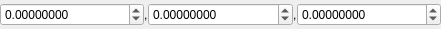
<?xml version="1.0" encoding="UTF-8"?>
<ui version="4.0">
 <class>FloatEditWidget</class>
 <widget class="QWidget" name="FloatEditWidget">
  <property name="geometry">
   <rect>
    <x>0</x>
    <y>0</y>
    <width>441</width>
    <height>29</height>
   </rect>
  </property>
  <layout class="QGridLayout" name="gridLayout_2">
   <property name="margin">
    <number>0</number>
   </property>
   <item row="0" column="0">
    <widget class="QFrame" name="frame">
     <property name="autoFillBackground">
      <bool>true</bool>
     </property>
     <property name="frameShape">
      <enum>QFrame::NoFrame</enum>
     </property>
     <property name="frameShadow">
      <enum>QFrame::Plain</enum>
     </property>
     <layout class="QGridLayout" name="gridLayout">
      <property name="horizontalSpacing">
       <number>0</number>
      </property>
      <property name="margin">
       <number>0</number>
      </property>
      <item row="0" column="0">
       <widget class="QDoubleSpinBox" name="doubleSpinBox0">
        <property name="decimals">
         <number>8</number>
        </property>
        <property name="minimum">
         <double>-99999.000000000000000</double>
        </property>
        <property name="maximum">
         <double>99999.000000000000000</double>
        </property>
       </widget>
      </item>
      <item row="0" column="2">
       <widget class="QDoubleSpinBox" name="doubleSpinBox1">
        <property name="decimals">
         <number>8</number>
        </property>
        <property name="minimum">
         <double>-99999.000000000000000</double>
        </property>
        <property name="maximum">
         <double>99999.000000000000000</double>
        </property>
       </widget>
      </item>
      <item row="0" column="4">
       <widget class="QDoubleSpinBox" name="doubleSpinBox2">
        <property name="decimals">
         <number>8</number>
        </property>
        <property name="minimum">
         <double>-99999.000000000000000</double>
        </property>
        <property name="maximum">
         <double>99999.000000000000000</double>
        </property>
       </widget>
      </item>
      <item row="0" column="1">
       <widget class="QLabel" name="labelSeparator0">
        <property name="sizePolicy">
         <sizepolicy hsizetype="Fixed" vsizetype="Preferred">
          <horstretch>0</horstretch>
          <verstretch>0</verstretch>
         </sizepolicy>
        </property>
        <property name="text">
         <string notr="true">,</string>
        </property>
       </widget>
      </item>
      <item row="0" column="3">
       <widget class="QLabel" name="labelSeparator1">
        <property name="sizePolicy">
         <sizepolicy hsizetype="Fixed" vsizetype="Preferred">
          <horstretch>0</horstretch>
          <verstretch>0</verstretch>
         </sizepolicy>
        </property>
        <property name="text">
         <string notr="true">,</string>
        </property>
       </widget>
      </item>
     </layout>
    </widget>
   </item>
  </layout>
 </widget>
 <resources>
  <include location="qmc2.qrc"/>
 </resources>
 <connections/>
</ui>
